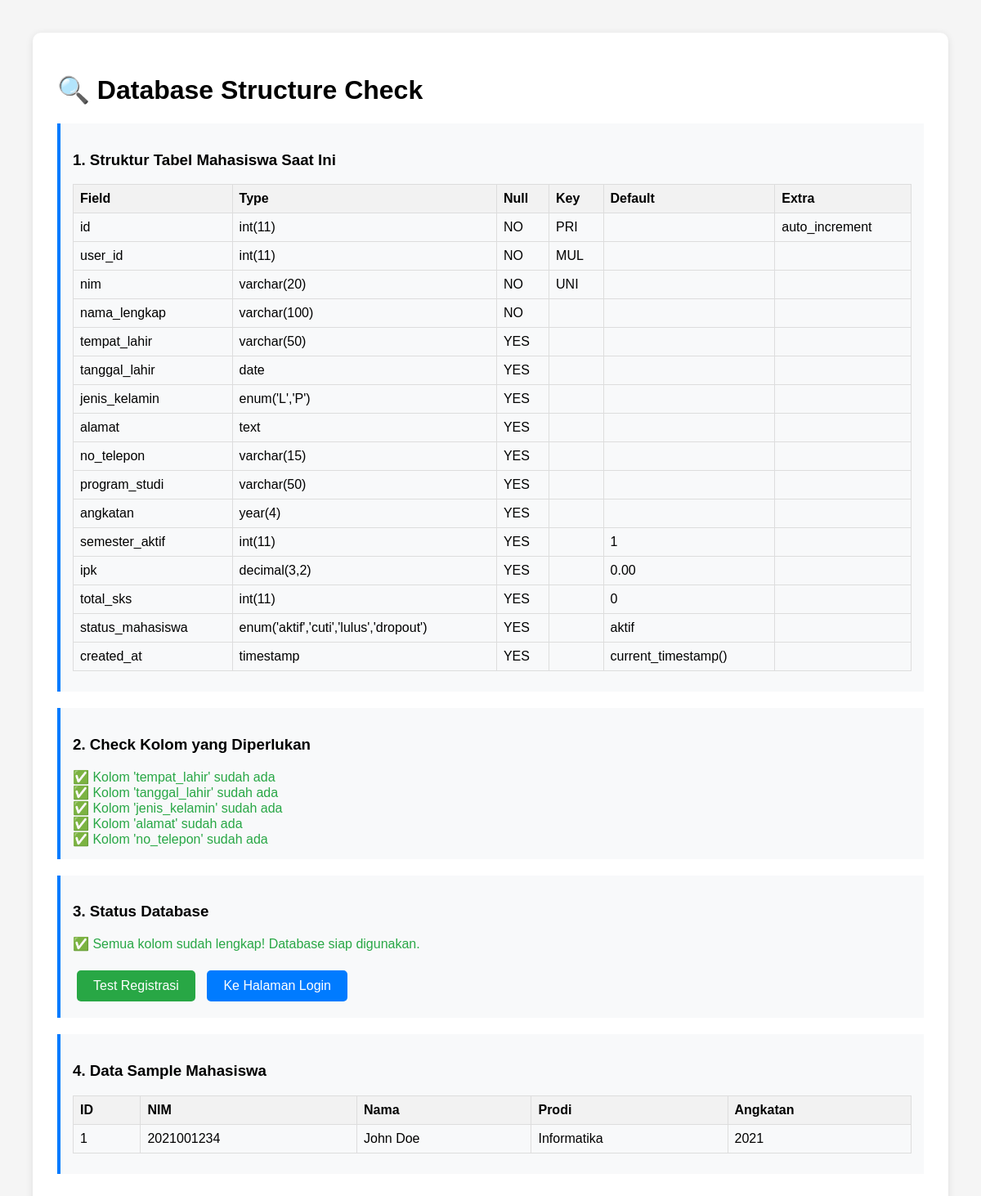
The app's page /database-check.php with its own data.
### tables this page shows
CREATE TABLE mahasiswa (
    id INT PRIMARY KEY AUTO_INCREMENT,
    user_id INT NOT NULL,
    nim VARCHAR(20) UNIQUE NOT NULL,
    nama_lengkap VARCHAR(100) NOT NULL,
    tempat_lahir VARCHAR(50),
    tanggal_lahir DATE,
    jenis_kelamin ENUM('L', 'P'),
    alamat TEXT,
    no_telepon VARCHAR(15),
    program_studi VARCHAR(50),
    angkatan YEAR,
    semester_aktif INT DEFAULT 1,
    ipk DECIMAL(3,2) DEFAULT 0.00,
    total_sks INT DEFAULT 0,
    status_mahasiswa ENUM('aktif', 'cuti', 'lulus', 'dropout') DEFAULT 'aktif',
    created_at TIMESTAMP DEFAULT CURRENT_TIMESTAMP,
    FOREIGN KEY (user_id) REFERENCES users(id) ON DELETE CASCADE
);

### database-check.php (the view, shortened to what this page needs)
<?php
$database = new Database();
$conn = $database->getConnection();
?>
<!DOCTYPE html>
<html lang="id">
<head>
</head>
<body>
    <div class="container">
        <h1>🔍 Database Structure Check</h1>
        <div class="step">
            <h3>1. Struktur Tabel Mahasiswa Saat Ini</h3>
            <?php
            try {
                $query = "DESCRIBE mahasiswa";
                $stmt = $conn->prepare($query);
                $stmt->execute();
                $columns = $stmt->fetchAll(PDO::FETCH_ASSOC);
                echo "<table>";
                echo "<tr><th>Field</th><th>Type</th><th>Null</th><th>Key</th><th>Default</th><th>Extra</th></tr>";
                $existing_columns = [];
                foreach ($columns as $column) {
                    $existing_columns[] = $column['Field'];
                    echo "<tr>";
                    echo "<td>" . $column['Field'] . "</td>";
                    echo "<td>" . $column['Type'] . "</td>";
                    echo "<td>" . $column['Null'] . "</td>";
                    echo "<td>" . $column['Key'] . "</td>";
                    echo "<td>" . $column['Default'] . "</td>";
                    echo "<td>" . $column['Extra'] . "</td>";
                    echo "</tr>";
                }
                echo "</table>";
            } catch (Exception $e) {
                echo "<span class='error'>❌ Error: " . $e->getMessage() . "</span>";
            }
            ?>
        </div>
        <div class="step">
            <h3>2. Check Kolom yang Diperlukan</h3>
            <?php
            $required_columns = [
                'tempat_lahir' => 'VARCHAR(50)',
                'tanggal_lahir' => 'DATE',
                'jenis_kelamin' => 'ENUM(\'L\', \'P\')',
                'alamat' => 'TEXT',
                'no_telepon' => 'VARCHAR(15)'
            ];
            $missing_columns = [];
            foreach ($required_columns as $col_name => $col_type) {
                if (in_array($col_name, $existing_columns)) {
                    echo "<span class='success'>✅ Kolom '$col_name' sudah ada</span><br>";
                } else {
                    echo "<span class='error'>❌ Kolom '$col_name' belum ada</span><br>";
                    $missing_columns[$col_name] = $col_type;
                }
            }
            ?>
        </div>
        <?php if (!empty($missing_columns)): ?>
        <div class="step">
            <h3>3. Tambah Kolom yang Hilang</h3>
            <p class="warning">⚠️ Kolom berikut perlu ditambahkan:</p>
            <?php foreach ($missing_columns as $col_name => $col_type): ?>
                <div style="margin: 10px 0; padding: 10px; background: #fff3cd; border: 1px solid #ffeaa7; border-radius: 5px;">
                    <strong><?php echo $col_name; ?></strong> (<?php echo $col_type; ?>)
                    <br>
                    <button class="btn btn-primary" onclick="addColumn('<?php echo $col_name; ?>', '<?php echo $col_type; ?>')">
                        Tambah Kolom
                    </button>
                </div>
            <?php endforeach; ?>
        </div>
        <?php else: ?>
        <div class="step">
            <h3>3. Status Database</h3>
            <span class="success">✅ Semua kolom sudah lengkap! Database siap digunakan.</span>
            <br><br>
            <a href="register.php" class="btn btn-success">Test Registrasi</a>
            <a href="login-soft.php" class="btn btn-primary">Ke Halaman Login</a>
        </div>
        <?php endif; ?>
        <div class="step">
            <h3>4. Data Sample Mahasiswa</h3>
            <?php
            try {
                $query = "SELECT id, nim, nama_lengkap, program_studi, angkatan FROM mahasiswa LIMIT 5";
                $stmt = $conn->prepare($query);
                $stmt->execute();
                $mahasiswa = $stmt->fetchAll(PDO::FETCH_ASSOC);
                if (!empty($mahasiswa)) {
                    echo "<table>";
                    echo "<tr><th>ID</th><th>NIM</th><th>Nama</th><th>Prodi</th><th>Angkatan</th></tr>";
                    foreach ($mahasiswa as $mhs) {
                        echo "<tr>";
                        echo "<td>" . $mhs['id'] . "</td>";
                        echo "<td>" . $mhs['nim'] . "</td>";
                        echo "<td>" . $mhs['nama_lengkap'] . "</td>";
                        echo "<td>" . $mhs['program_studi'] . "</td>";
                        echo "<td>" . $mhs['angkatan'] . "</td>";
                        echo "</tr>";
                    }
                    echo "</table>";
                } else {
                    echo "<span class='info'>ℹ️ Belum ada data mahasiswa</span>";
                }
            } catch (Exception $e) {
                echo "<span class='error'>❌ Error: " . $e->getMessage() . "</span>";
            }
            ?>
        </div>
    </div>
</body>
</html>

### database-check.php (style rules this page uses)
body { font-family: Arial, sans-serif; margin: 40px; background: #f5f5f5; }
.container { background: white; padding: 30px; border-radius: 10px; box-shadow: 0 2px 10px rgba(0,0,0,0.1); }
.success { color: #28a745; }
.step { margin: 20px 0; padding: 15px; border-left: 4px solid #007bff; background: #f8f9fa; }
table { width: 100%; border-collapse: collapse; margin: 10px 0; }
th, td { border: 1px solid #ddd; padding: 8px; text-align: left; }
th { background-color: #f2f2f2; }
.btn { padding: 10px 20px; margin: 5px; border: none; border-radius: 5px; cursor: pointer; text-decoration: none; display: inline-block; }
.btn-primary { background: #007bff; color: white; }
.btn-success { background: #28a745; color: white; }

### records on screen
mahasiswa: id "1", nim "2021001234", nama_lengkap "John Doe", program_studi "Informatika", angkatan "2021"

### other values on screen
$column['Field'] "id"
$column['Type'] "int(11)"
$column['Null'] "NO"
$column['Key'] "PRI"
$column['Extra'] "auto_increment"
$column['Field'] "user_id"
$column['Key'] "MUL"
$column['Field'] "nim"
$column['Type'] "varchar(20)"
$column['Key'] "UNI"
$column['Field'] "nama_lengkap"
$column['Type'] "varchar(100)"
$column['Field'] "tempat_lahir"
$column['Type'] "varchar(50)"
$column['Null'] "YES"
